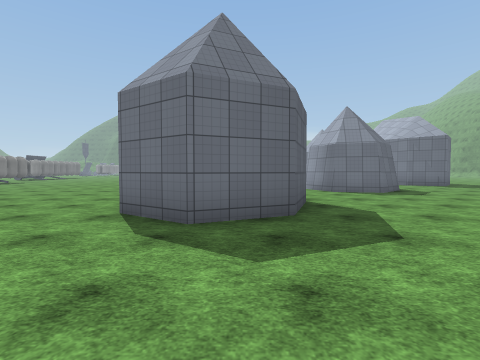
[1] (above)

24 first-person views from a walk through a Unity game level. The camera is 1.4 m above the floor, tilts 2° down and sees 85° across. The floor is counted in squares, 2 m on a side. Each view is taken from the middle of a square. On the plan, view 1 faces up. The plan holds only what a view shows up to about 9 squares ahead; the rest is blank. The place goes on beyond the plan. The player is left out. Surface patterns are stand-ins for the level's own textures.

[2]
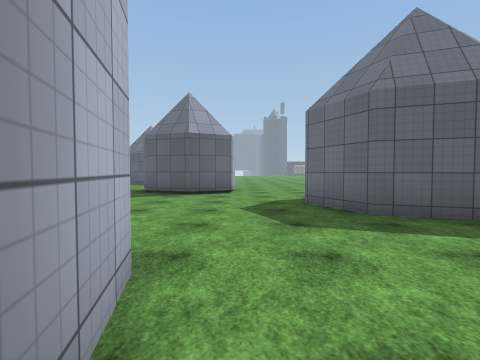

[3]
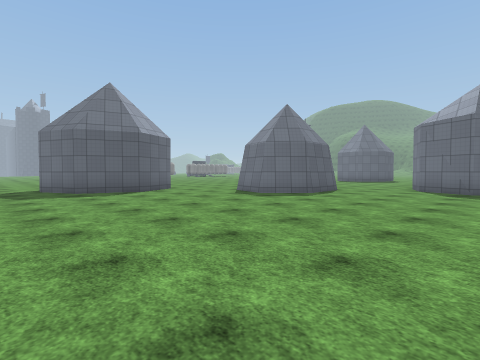

[4]
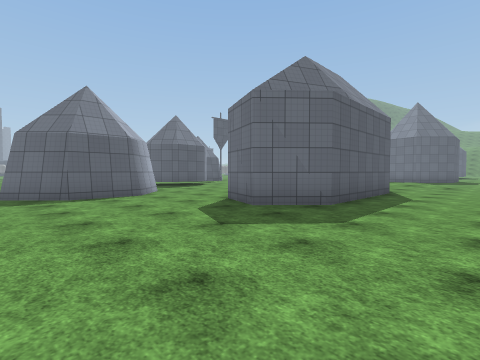

[5]
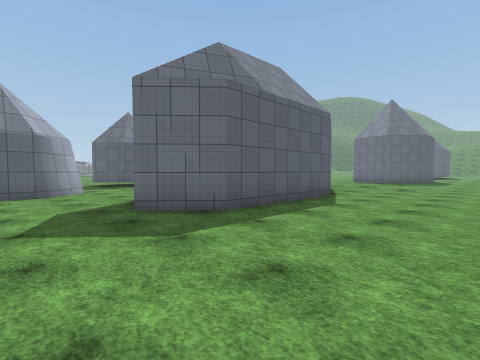

[6]
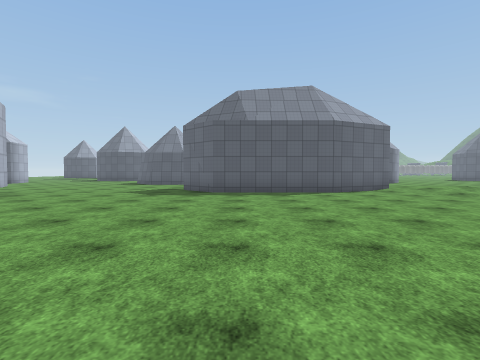

[7]
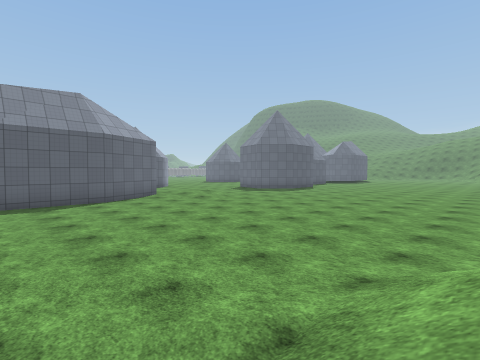

[8]
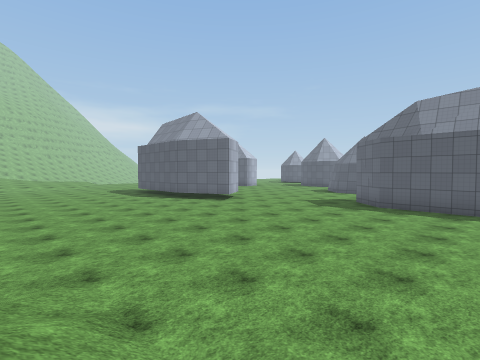

[9]
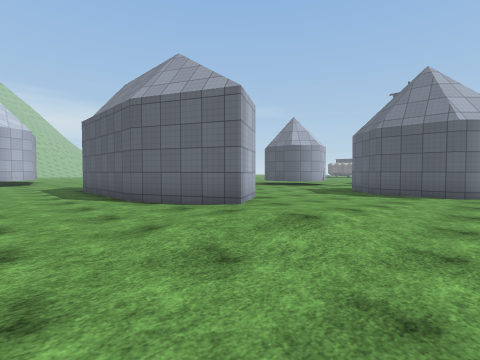

[10]
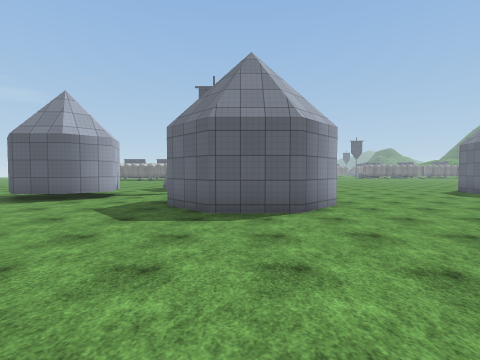

[11]
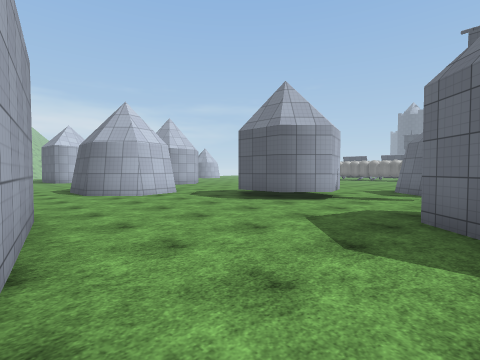

[12]
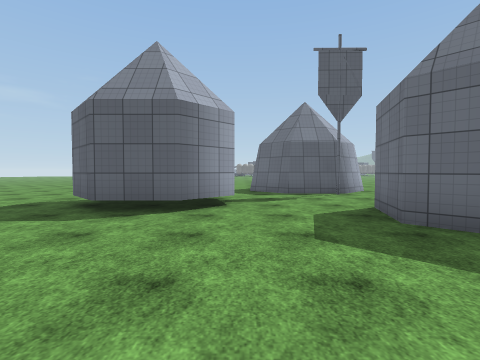

[13]
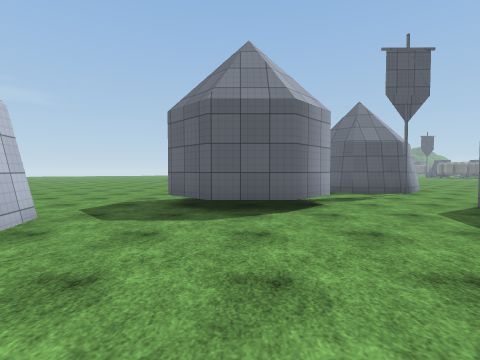

[14]
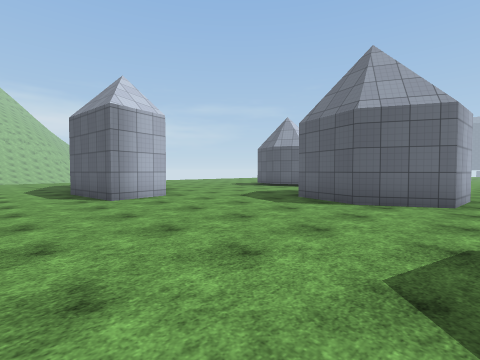

[15]
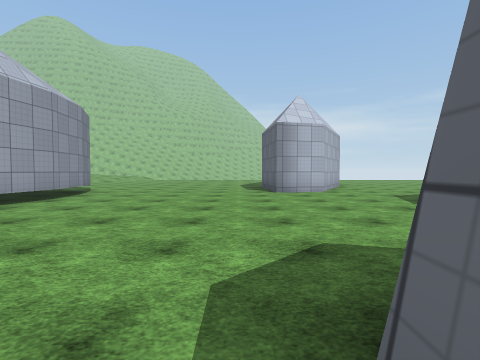

[16]
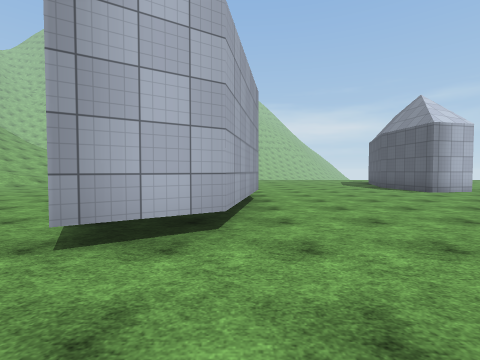

[17]
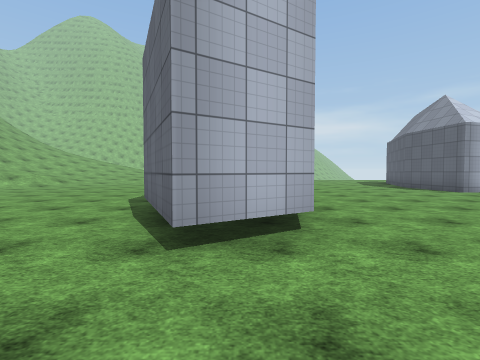

[18]
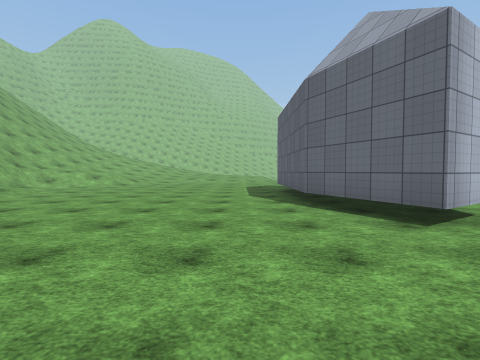

[19]
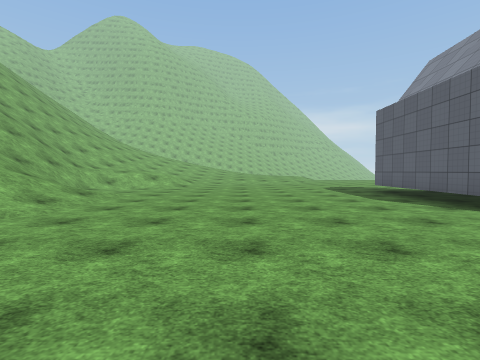

[20]
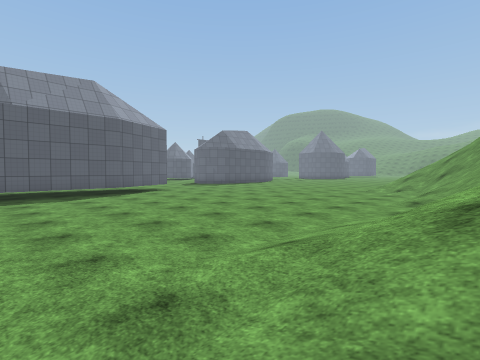

[21]
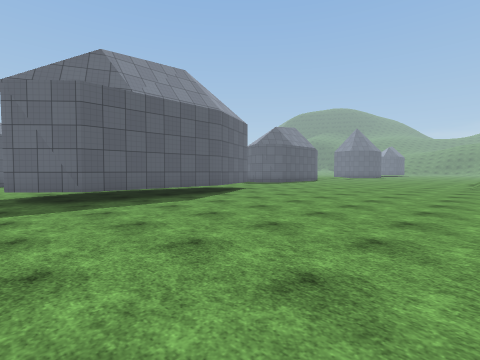

[22]
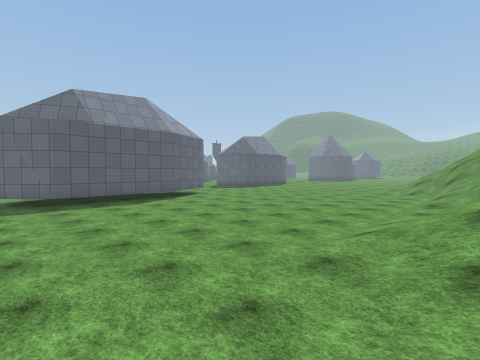

[23]
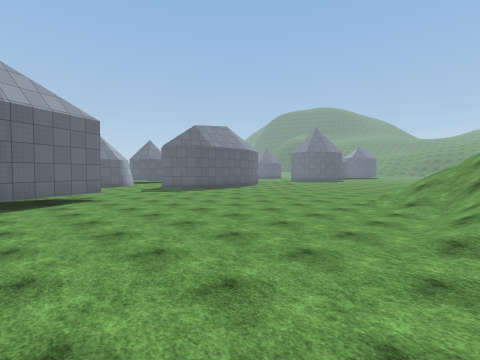

[24]
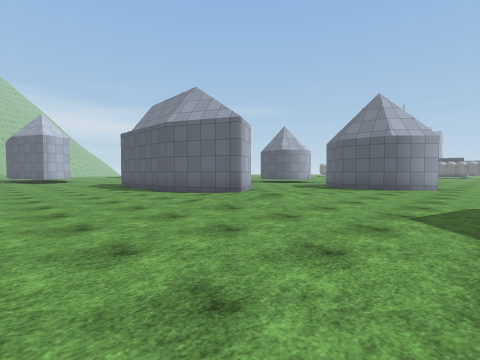

### Floor plan
Key: @ floor where view 1 was taken; # wall or solid block; . main floor; : floor 0.25 m higher than the main floor; + floor 0.5 m higher than the main floor; / step, stairs or slope.
Columns run from 7 left of view 1 to 26 right of it. Each row starts with its distance up from view 1.
 25          ..............  ..
 24          .............. ....
 23           ##................
 22      ...   #....///.........
 21      #...  #...::+/.........
 20      ##..###....::/.........
 19      ##.........#...........
 18      #.........###..........
 17      ..........###........./
 16       .###.....###........///
 15         ##.....###........///
 14         ##.....# #.........///
 13       .........###.........///
 12      .....###...#...........///
 11      .....  #...............///
 10      ....   #................//
  9 .... .....###................//
  8 .... ......................../
  7 ..... ###.........###......../
  6  ....   #.........###......../
  5   ...## #.........###........//
  4    ...###.........###........///
  3    ...............###......./////
  2    ...............###......../////
  1    ##.....###.....###.........////
  0     #..@..  #..   ........... /

Positions as (right, up) in squares from view 1, and headings:
1: (0, 0), facing up
2: (5, 2), facing left
3: (10, 2), facing up-left
4: (13, 8), facing up-left
5: (14, 10), facing up-left
6: (19, 14), facing left
7: (20, 14), facing up-left
8: (20, 16), facing down-left
9: (13, 23), facing down-left
10: (10, 21), facing left
11: (8, 20), facing down-left
12: (7, 17), facing left
13: (7, 15), facing left
14: (7, 8), facing down-left
15: (6, 10), facing down
16: (11, 10), facing down
17: (12, 10), facing down
18: (15, 11), facing down
19: (18, 10), facing down
20: (23, 2), facing up-left
21: (20, 0), facing up-left
22: (23, 0), facing up-left
23: (22, 5), facing up-left
24: (15, 25), facing down-left
